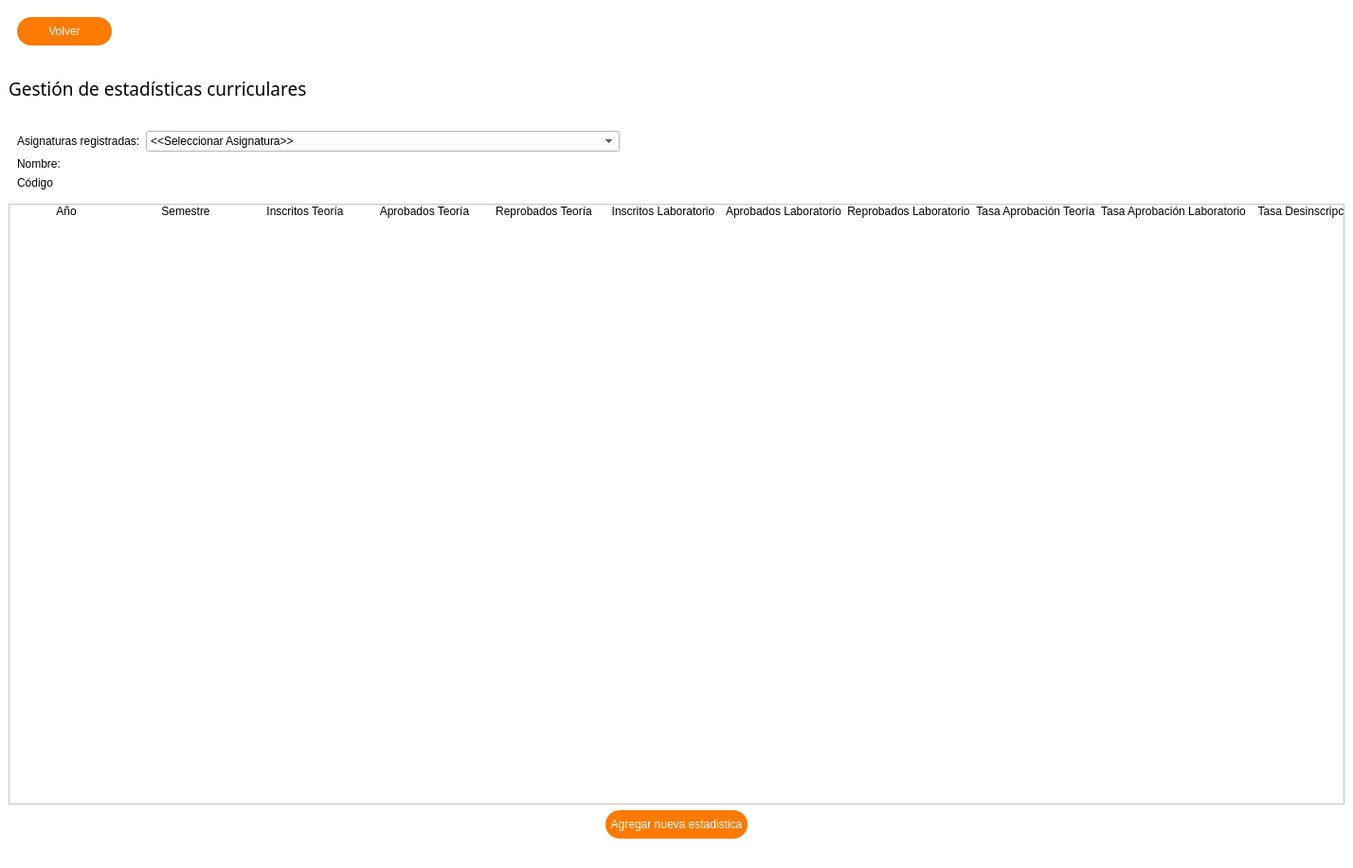
<?xml version="1.0" encoding="UTF-8"?>
<ui version="4.0">
 <class>MainWindow</class>
 <widget class="QMainWindow" name="MainWindow">
  <property name="geometry">
   <rect>
    <x>0</x>
    <y>0</y>
    <width>1428</width>
    <height>916</height>
   </rect>
  </property>
  <property name="windowTitle">
   <string>MainWindow</string>
  </property>
  <property name="styleSheet">
   <string notr="true">background-color: white;</string>
  </property>
  <widget class="QWidget" name="centralwidget">
   <layout class="QVBoxLayout" name="verticalLayout">
    <item>
     <widget class="QWidget" name="header" native="true">
      <property name="sizePolicy">
       <sizepolicy hsizetype="Preferred" vsizetype="Fixed">
        <horstretch>0</horstretch>
        <verstretch>0</verstretch>
       </sizepolicy>
      </property>
      <layout class="QHBoxLayout" name="horizontalLayout_2">
       <item>
        <widget class="QPushButton" name="button_home">
         <property name="sizePolicy">
          <sizepolicy hsizetype="Fixed" vsizetype="Fixed">
           <horstretch>0</horstretch>
           <verstretch>0</verstretch>
          </sizepolicy>
         </property>
         <property name="minimumSize">
          <size>
           <width>100</width>
           <height>30</height>
          </size>
         </property>
         <property name="styleSheet">
          <string notr="true">.QPushButton {
	color: white;
	background: #FF7A00;
	border-radius: 15px;
}

.QPushButton:hover {
	background: #083C87;
}

.QPushButton:pressed {
	background: #E6E6E6;
}</string>
         </property>
         <property name="text">
          <string>Volver</string>
         </property>
        </widget>
       </item>
       <item>
        <spacer name="horizontalSpacer_3">
         <property name="orientation">
          <enum>Qt::Horizontal</enum>
         </property>
         <property name="sizeHint" stdset="0">
          <size>
           <width>1271</width>
           <height>20</height>
          </size>
         </property>
        </spacer>
       </item>
      </layout>
     </widget>
    </item>
    <item>
     <widget class="QLabel" name="label_titulo">
      <property name="sizePolicy">
       <sizepolicy hsizetype="Fixed" vsizetype="Fixed">
        <horstretch>0</horstretch>
        <verstretch>0</verstretch>
       </sizepolicy>
      </property>
      <property name="minimumSize">
       <size>
        <width>0</width>
        <height>60</height>
       </size>
      </property>
      <property name="font">
       <font>
        <family>Arial Rounded MT Bold</family>
        <pointsize>14</pointsize>
       </font>
      </property>
      <property name="styleSheet">
       <string notr="true"/>
      </property>
      <property name="text">
       <string>Gestión de estadísticas curriculares</string>
      </property>
     </widget>
    </item>
    <item>
     <widget class="QWidget" name="widget" native="true">
      <property name="sizePolicy">
       <sizepolicy hsizetype="Preferred" vsizetype="Fixed">
        <horstretch>0</horstretch>
        <verstretch>0</verstretch>
       </sizepolicy>
      </property>
      <layout class="QGridLayout" name="gridLayout_2">
       <item row="0" column="1">
        <widget class="QComboBox" name="comboBoxAsignaturas">
         <property name="sizePolicy">
          <sizepolicy hsizetype="Fixed" vsizetype="Fixed">
           <horstretch>0</horstretch>
           <verstretch>0</verstretch>
          </sizepolicy>
         </property>
         <property name="minimumSize">
          <size>
           <width>500</width>
           <height>0</height>
          </size>
         </property>
         <property name="maximumSize">
          <size>
           <width>16777215</width>
           <height>16777215</height>
          </size>
         </property>
         <item>
          <property name="text">
           <string>&lt;&lt;Seleccionar Asignatura&gt;&gt;</string>
          </property>
         </item>
        </widget>
       </item>
       <item row="1" column="0">
        <widget class="QLabel" name="label_16">
         <property name="sizePolicy">
          <sizepolicy hsizetype="Preferred" vsizetype="Fixed">
           <horstretch>0</horstretch>
           <verstretch>0</verstretch>
          </sizepolicy>
         </property>
         <property name="text">
          <string>Nombre: </string>
         </property>
        </widget>
       </item>
       <item row="0" column="0">
        <widget class="QLabel" name="label">
         <property name="sizePolicy">
          <sizepolicy hsizetype="Fixed" vsizetype="Preferred">
           <horstretch>0</horstretch>
           <verstretch>0</verstretch>
          </sizepolicy>
         </property>
         <property name="text">
          <string>Asignaturas registradas:</string>
         </property>
        </widget>
       </item>
       <item row="1" column="1">
        <widget class="QLabel" name="labelNombre">
         <property name="sizePolicy">
          <sizepolicy hsizetype="Preferred" vsizetype="Fixed">
           <horstretch>0</horstretch>
           <verstretch>0</verstretch>
          </sizepolicy>
         </property>
         <property name="text">
          <string/>
         </property>
        </widget>
       </item>
       <item row="2" column="0">
        <widget class="QLabel" name="label_17">
         <property name="sizePolicy">
          <sizepolicy hsizetype="Preferred" vsizetype="Fixed">
           <horstretch>0</horstretch>
           <verstretch>0</verstretch>
          </sizepolicy>
         </property>
         <property name="text">
          <string>Código</string>
         </property>
        </widget>
       </item>
       <item row="0" column="2">
        <spacer name="horizontalSpacer">
         <property name="orientation">
          <enum>Qt::Horizontal</enum>
         </property>
         <property name="sizeHint" stdset="0">
          <size>
           <width>40</width>
           <height>20</height>
          </size>
         </property>
        </spacer>
       </item>
       <item row="2" column="1">
        <widget class="QLabel" name="labelCodigo">
         <property name="sizePolicy">
          <sizepolicy hsizetype="Preferred" vsizetype="Fixed">
           <horstretch>0</horstretch>
           <verstretch>0</verstretch>
          </sizepolicy>
         </property>
         <property name="text">
          <string/>
         </property>
        </widget>
       </item>
      </layout>
     </widget>
    </item>
    <item>
     <widget class="QScrollArea" name="scrollArea">
      <property name="widgetResizable">
       <bool>true</bool>
      </property>
      <widget class="QWidget" name="scrollAreaWidgetContents">
       <property name="geometry">
        <rect>
         <x>0</x>
         <y>0</y>
         <width>1408</width>
         <height>617</height>
        </rect>
       </property>
       <property name="styleSheet">
        <string notr="true">.QPushButton {
	color: white;
	background: #FF7A00;
	border-radius: 5px;
	width: 50px;
}

.QPushButton:hover {
	background: #083C87;
}

.QPushButton:pressed {
	background: #E6E6E6;
}</string>
       </property>
       <widget class="QWidget" name="gridLayoutWidget">
        <property name="geometry">
         <rect>
          <x>0</x>
          <y>0</y>
          <width>1382</width>
          <height>621</height>
         </rect>
        </property>
        <layout class="QGridLayout" name="grid_estadisticas">
         <property name="sizeConstraint">
          <enum>QLayout::SetFixedSize</enum>
         </property>
         <item row="0" column="6">
          <widget class="QLabel" name="label_6">
           <property name="sizePolicy">
            <sizepolicy hsizetype="Fixed" vsizetype="Fixed">
             <horstretch>0</horstretch>
             <verstretch>0</verstretch>
            </sizepolicy>
           </property>
           <property name="minimumSize">
            <size>
             <width>120</width>
             <height>0</height>
            </size>
           </property>
           <property name="text">
            <string>Aprobados Laboratorio</string>
           </property>
           <property name="alignment">
            <set>Qt::AlignCenter</set>
           </property>
          </widget>
         </item>
         <item row="0" column="5">
          <widget class="QLabel" name="label_7">
           <property name="sizePolicy">
            <sizepolicy hsizetype="Fixed" vsizetype="Fixed">
             <horstretch>0</horstretch>
             <verstretch>0</verstretch>
            </sizepolicy>
           </property>
           <property name="minimumSize">
            <size>
             <width>120</width>
             <height>0</height>
            </size>
           </property>
           <property name="text">
            <string>Inscritos Laboratorio</string>
           </property>
           <property name="alignment">
            <set>Qt::AlignCenter</set>
           </property>
          </widget>
         </item>
         <item row="0" column="7">
          <widget class="QLabel" name="label_5">
           <property name="sizePolicy">
            <sizepolicy hsizetype="Fixed" vsizetype="Fixed">
             <horstretch>0</horstretch>
             <verstretch>0</verstretch>
            </sizepolicy>
           </property>
           <property name="minimumSize">
            <size>
             <width>120</width>
             <height>0</height>
            </size>
           </property>
           <property name="text">
            <string>Reprobados Laboratorio</string>
           </property>
           <property name="alignment">
            <set>Qt::AlignCenter</set>
           </property>
          </widget>
         </item>
         <item row="0" column="9">
          <widget class="QLabel" name="label_3">
           <property name="sizePolicy">
            <sizepolicy hsizetype="Fixed" vsizetype="Fixed">
             <horstretch>120</horstretch>
             <verstretch>0</verstretch>
            </sizepolicy>
           </property>
           <property name="minimumSize">
            <size>
             <width>120</width>
             <height>0</height>
            </size>
           </property>
           <property name="text">
            <string>Tasa Aprobación Laboratorio</string>
           </property>
           <property name="alignment">
            <set>Qt::AlignCenter</set>
           </property>
          </widget>
         </item>
         <item row="0" column="4">
          <widget class="QLabel" name="label_8">
           <property name="sizePolicy">
            <sizepolicy hsizetype="Fixed" vsizetype="Fixed">
             <horstretch>0</horstretch>
             <verstretch>0</verstretch>
            </sizepolicy>
           </property>
           <property name="minimumSize">
            <size>
             <width>120</width>
             <height>0</height>
            </size>
           </property>
           <property name="text">
            <string>Reprobados Teoría</string>
           </property>
           <property name="alignment">
            <set>Qt::AlignCenter</set>
           </property>
          </widget>
         </item>
         <item row="0" column="0">
          <widget class="QLabel" name="label_11">
           <property name="sizePolicy">
            <sizepolicy hsizetype="Fixed" vsizetype="Fixed">
             <horstretch>0</horstretch>
             <verstretch>0</verstretch>
            </sizepolicy>
           </property>
           <property name="minimumSize">
            <size>
             <width>120</width>
             <height>0</height>
            </size>
           </property>
           <property name="text">
            <string>Año</string>
           </property>
           <property name="alignment">
            <set>Qt::AlignCenter</set>
           </property>
          </widget>
         </item>
         <item row="0" column="2">
          <widget class="QLabel" name="label_9">
           <property name="sizePolicy">
            <sizepolicy hsizetype="Fixed" vsizetype="Fixed">
             <horstretch>0</horstretch>
             <verstretch>0</verstretch>
            </sizepolicy>
           </property>
           <property name="minimumSize">
            <size>
             <width>120</width>
             <height>0</height>
            </size>
           </property>
           <property name="text">
            <string>Inscritos Teoría</string>
           </property>
           <property name="alignment">
            <set>Qt::AlignCenter</set>
           </property>
          </widget>
         </item>
         <item row="0" column="1">
          <widget class="QLabel" name="label_12">
           <property name="sizePolicy">
            <sizepolicy hsizetype="Fixed" vsizetype="Fixed">
             <horstretch>0</horstretch>
             <verstretch>0</verstretch>
            </sizepolicy>
           </property>
           <property name="minimumSize">
            <size>
             <width>120</width>
             <height>0</height>
            </size>
           </property>
           <property name="text">
            <string>Semestre</string>
           </property>
           <property name="alignment">
            <set>Qt::AlignCenter</set>
           </property>
          </widget>
         </item>
         <item row="0" column="8">
          <widget class="QLabel" name="label_2">
           <property name="sizePolicy">
            <sizepolicy hsizetype="Fixed" vsizetype="Fixed">
             <horstretch>0</horstretch>
             <verstretch>0</verstretch>
            </sizepolicy>
           </property>
           <property name="minimumSize">
            <size>
             <width>120</width>
             <height>0</height>
            </size>
           </property>
           <property name="text">
            <string>Tasa Aprobación Teoría</string>
           </property>
           <property name="alignment">
            <set>Qt::AlignCenter</set>
           </property>
          </widget>
         </item>
         <item row="0" column="10">
          <widget class="QLabel" name="label_13">
           <property name="sizePolicy">
            <sizepolicy hsizetype="Fixed" vsizetype="Fixed">
             <horstretch>0</horstretch>
             <verstretch>0</verstretch>
            </sizepolicy>
           </property>
           <property name="minimumSize">
            <size>
             <width>120</width>
             <height>0</height>
            </size>
           </property>
           <property name="text">
            <string>Tasa Desinscripción</string>
           </property>
           <property name="alignment">
            <set>Qt::AlignCenter</set>
           </property>
          </widget>
         </item>
         <item row="0" column="3">
          <widget class="QLabel" name="label_10">
           <property name="sizePolicy">
            <sizepolicy hsizetype="Fixed" vsizetype="Fixed">
             <horstretch>0</horstretch>
             <verstretch>0</verstretch>
            </sizepolicy>
           </property>
           <property name="minimumSize">
            <size>
             <width>120</width>
             <height>0</height>
            </size>
           </property>
           <property name="text">
            <string>Aprobados Teoría</string>
           </property>
           <property name="alignment">
            <set>Qt::AlignCenter</set>
           </property>
          </widget>
         </item>
        </layout>
       </widget>
      </widget>
     </widget>
    </item>
    <item alignment="Qt::AlignHCenter">
     <widget class="QPushButton" name="boton_agregar_estadistica">
      <property name="sizePolicy">
       <sizepolicy hsizetype="Fixed" vsizetype="Fixed">
        <horstretch>0</horstretch>
        <verstretch>0</verstretch>
       </sizepolicy>
      </property>
      <property name="minimumSize">
       <size>
        <width>150</width>
        <height>30</height>
       </size>
      </property>
      <property name="styleSheet">
       <string notr="true">.QPushButton {
	color: white;
	background: #FF7A00;
	border-radius: 15px;
}

.QPushButton:hover {
	background: #083C87;
}

.QPushButton:pressed {
	background: #E6E6E6;
}</string>
      </property>
      <property name="text">
       <string>Agregar nueva estadistica</string>
      </property>
     </widget>
    </item>
   </layout>
  </widget>
  <widget class="QMenuBar" name="menubar">
   <property name="geometry">
    <rect>
     <x>0</x>
     <y>0</y>
     <width>1428</width>
     <height>21</height>
    </rect>
   </property>
  </widget>
  <widget class="QStatusBar" name="statusbar"/>
 </widget>
 <resources/>
 <connections/>
</ui>
